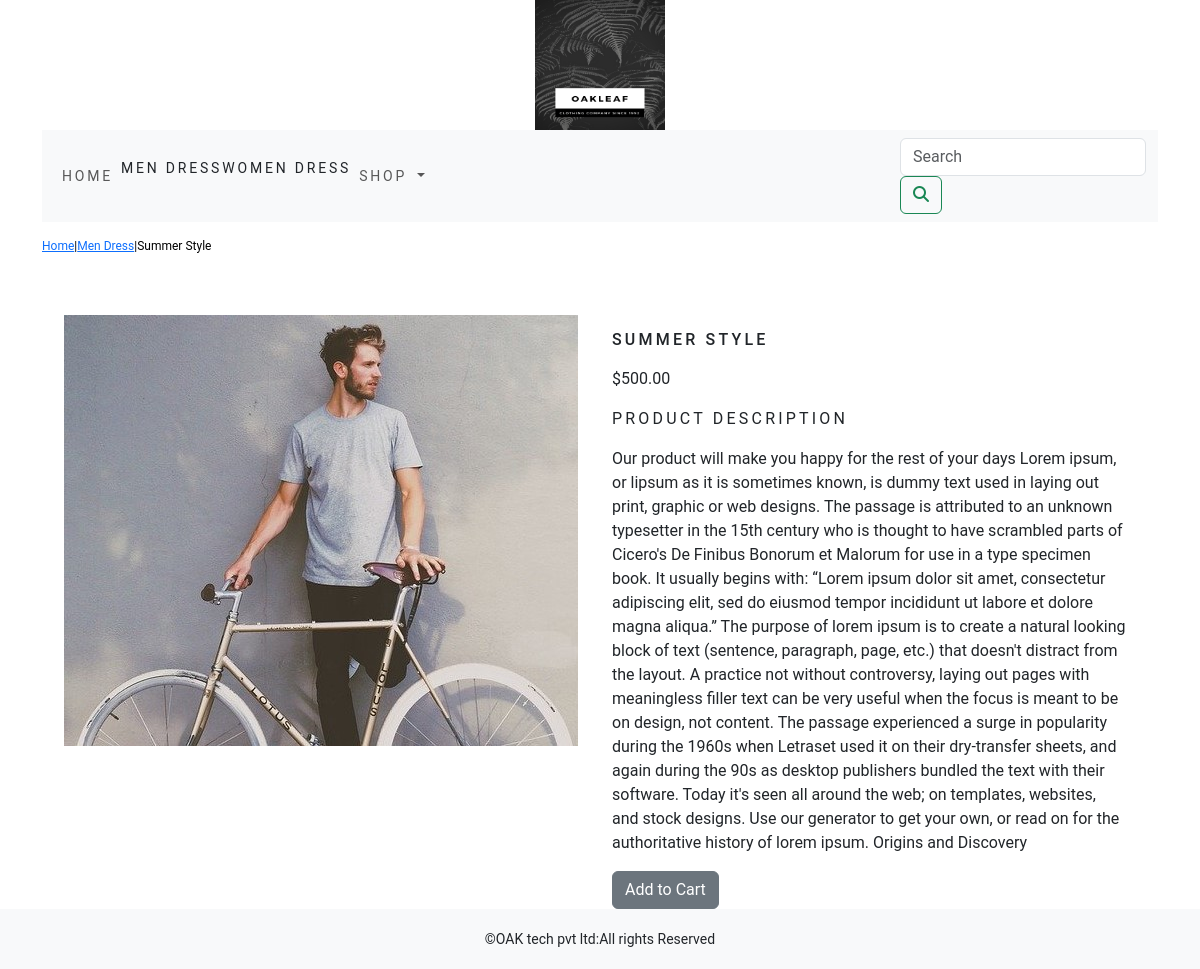
Screenshot of //men-dress/summer-style/ with the database file from the repository.
### shop/models.py (models this page shows, shortened)
class  Category(models.Model):
    name=models.CharField(max_length=100,unique=True)
    slug=models.SlugField(max_length=350,unique=True)
    description=models.TextField(blank=True)
    image=models.ImageField(upload_to='category',blank=True)
    class Meta:
        ordering=('name',)
        verbose_name='category'
        verbose_name_plural='categories'
    def get_url(self):
        return reverse('shop:product_by_category',args=[self.slug])
    def __str__(self):
        return '{}'.format(self.name)

class Product(models.Model):
    name=models.CharField(max_length=100,unique=True)
    slug=models.SlugField(max_length=300,unique=True)
    description=models.TextField(blank=True)
    price=models.DecimalField(max_digits=10,decimal_places=2)
    category=models.ForeignKey(Category,on_delete=models.CASCADE)
    image=models.ImageField(upload_to='product',blank=True)
    stock=models.IntegerField()
    available=models.BooleanField(default=True)
    created=models.DateTimeField(auto_now_add=True)
    updated=models.DateTimeField(auto_now=True)
    class Meta:
        ordering=('name',)
        verbose_name='product'
        verbose_name_plural='products'

### shop/views.py (the view)
# urls.py: path('/<slug:c_slug>/<slug:product_slug>/',views.proDetail,name='prodCatdetail'),
def proDetail(request,c_slug,product_slug):
    try:
        product=Product.objects.get(category__slug=c_slug,slug=product_slug)
    except Exception as e:
        raise e
    return render(request,'product.html',{'product':product})

### cart/context_processors.py (called while the page is built)
def counter(request):
    item_count=0
    if 'admin' in request.path:
        return {}
    else:
        try:
            cart=Cart.objects.filter(cart_id=_cart_id(request))
            cart_items=CartItem.objects.all().filter(cart=cart[:1])
            for cart_item in cart_items:
                item_count += cart_item.quantity
        except Cart.DoesNotExist:
            item_count =0
    return dict(item_count=item_count)

### cart/views.py (called while the page is built)
def _cart_id(request):
    cart=request.session.session_key
    if not cart:
        cart=request.session.create()
    return cart

### shop/context_processors.py (called while the page is built)
def menu_links(request):
    links=Category.objects.all()
    return dict(links=links)

### templates/product.html (shortened to what this page needs)
{% extends 'base.html' %}
{% load static %}
{% block content %}
<div class="row my_prod_row_class">
    <div class="mx_auto">
        <p> <a href="{% url 'shop:allProdCat' %}"> Home</a>|<a href="{{product.category.get_url}}">{{product.category}}</a>|{{product.name}}</p>
    </div>
</div>
<div class="container">
    <br>
<div class="row">
    <div class="col-12 col-sm-12 col-md-12 col-lg-6 text-center">
        <div style="min-width:18rem">
            <img src="{{product.image.url}}" alt="{{product.name}}">
        </div>
    </div>
               <div class="col-12 col-md-12 col-sm-12 col-lg-6">
                   <div>
            <h3 class="my_prod_title"> {{product.name}} </h3>
            <p> ${{product.price}} </p>
            <p class="my_title" > Product Description </p>
            <p class="text-justify my_prod_text"> {{product.description}} </p>
            {%  if product.stock <= 0 %}
            <p class="text-justify my_prod_text"><b>Out of Stock</b></p>
            {% else %}
            <a class="btn btn-secondary" href="{% url 'cart:add_cart' product.id %}"> Add to Cart</a>
            {% endif %}
            </div>
        </div>
    </div>
</div>
</div>
{% endblock %}

### templates/navbar.html (shortened to what this page needs)
<nav class="navbar navbar-expand-lg navbar-light bg-light">
  <div class="container-fluid">
    <div class="collapse navbar-collapse" id="navbarSupportedContent">
      <ul class="navbar-nav me-auto mb-2 mb-lg-0">
        <li class="nav-item">
          <a class="nav-link"  href="{% url 'shop:allProdCat' %}">Home</a>
        </li>
        <li class="nav-item">
             {% for cat in links %}
            <li><a class="dropdown-item" href="{{cat.get_url}}">{{cat.name}}</a></li>
               {% endfor %}
         <li class="nav-item dropdown {% if 'shop' in request.path %} active {% endif %}">
          <a class="nav-link dropdown-toggle" href="#" id="navbarDropdown" role="button" data-bs-toggle="dropdown" aria-expanded="false">
            Shop
          </a>
        </li>
      </ul>
       <form class="form-inline my-2 my-lg-0" action="{% url 'search_app:SearchResult' %}" method="GET">
      <input class="form-control mr-sm-2" type="search" placeholder="Search" name="q" aria-label="Search">
      <button class="btn btn-outline-success my-2 my-sm-0" type="submit"><i class="fa fa-search" ></i></button>
    </form>
    </div>
  </div>
</nav>

### static/css/custom.css (style rules this page uses)
body { font-family: 'Roboto', sans-serif; }
.nav-item { letter-spacing : .2em; font-size :14px; text-transform :uppercase; }
.dropdown-item { letter-spacing :.2em; font-size :14px; text-transform :uppercase; }
.my_title { font-size:16px; text-transform:uppercase; letter-spacing:.2em; }
.my_prod_row_class { padding-top:15px; padding-bottom:20px; }
.my_prod_row_class .mx_auto { color:#000; font-size:12px; text-decoration:none; }
.my_prod_title { font-size:16px; text-transform:uppercase; letter-spacing:.2em; padding-top:15px; padding-bottom:10px; }
.my_prod_text { padding-right:20px; }

### rows the page displays
Category: name "MEN DRESS"
Category: name "WOMEN DRESS"
Product: category "Men Dress", name "Summer Style", image (picture), name "SUMMER STYLE", price "500.00", description "Our product will make you happy for the rest of your days Lorem ipsum, or lipsum as it is sometimes known, is dummy text used in laying out print, graphic or web designs. The passage is attributed to an unknown typesetter in the 15th century who is thought to have scrambled parts of Cicero's De Finibus Bonorum et Malorum for use in a type specimen book. It usually begins with: “Lorem ipsum dolor sit amet, consectetur adipiscing elit, sed do eiusmod tempor incididunt ut labore et dolore magna aliqua.” The purpose of lorem ipsum is to create a natural looking block of text (sentence, paragraph, page, etc.) that doesn't distract from the layout. A practice not without controversy, laying out…"
